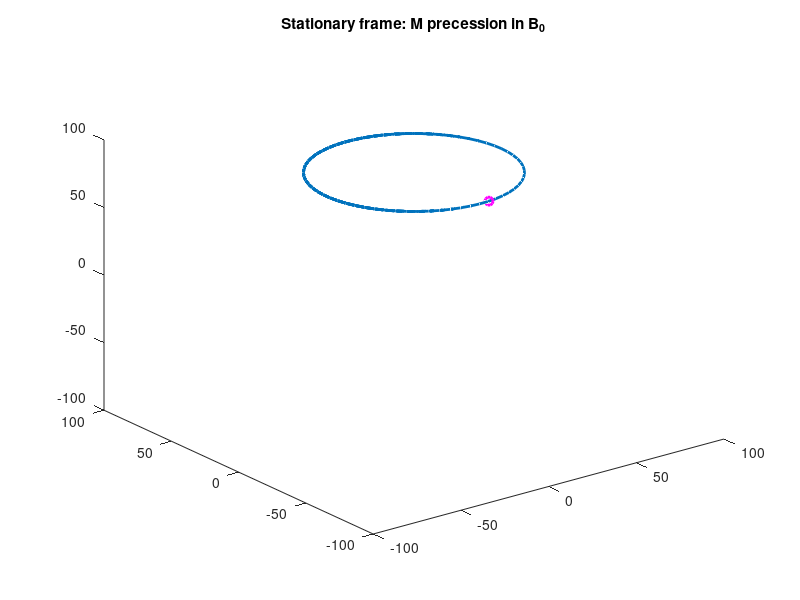

Write MATLAB code to recreate this figure.
%% This is a demo code for the MRI part of the course BME2103
% To simulate the magnetization precession under B0.
% Author: Dr. Jianpan Huang, Email: jianpanhuang@outlook.com, 20230214
clear all, close all, clc;

%% Set parameters
b0 = 3; % external magnetic field, in T
gama = 42.576e6; % gyromagnetic ratio, for 1H
w0 = gama*b0/1e6/128; % actual w0 is fast at such a high field, here divided by a factor  visualization of precession
t = 0:0.1:30; % the time duration to observe the precession

%% Compute the magnetization precession
m0 = 100; % magnetization at equilibrium, here set to 100
alpha = pi/6; % angle between magnetization and z axis, here set to 30 degree
mxy = m0*sin(alpha); % initial magnetization xy component
mx = mxy.*cos(w0*t); % time-dependent magnetization x component
my = mxy.*sin(w0*t); % time-dependent magnetization y component
mz = repmat(m0*cos(alpha),[size(mx)]); % time-dependent magnetization z component

%% Visualize the magnetization precession
figure
plot3(mx,my,mz,'LineWidth',2)
axis([-max(m0) max(m0), -max(m0) max(m0), -max(m0) max(m0)]);
title('Stationary frame: M precession in B_0')
pause(0.005);
for m = 1:length(t)
    % t_part = t(1:m);
    mx_prec = mx(1:m);
    my_prec = my(1:m);
    mz_prec = mz(1:m);
    plot3(mx_prec,my_prec,mz_prec,'LineWidth',2)
    hold on;
    plot3(mx_prec(end),my_prec(end),mz_prec(end),'om','LineWidth',2)
    axis([-max(m0) max(m0), -max(m0) max(m0), -max(m0) max(m0)]);
    title('Stationary frame: M precession in B_0')
    pause(0.005);
    hold off
end